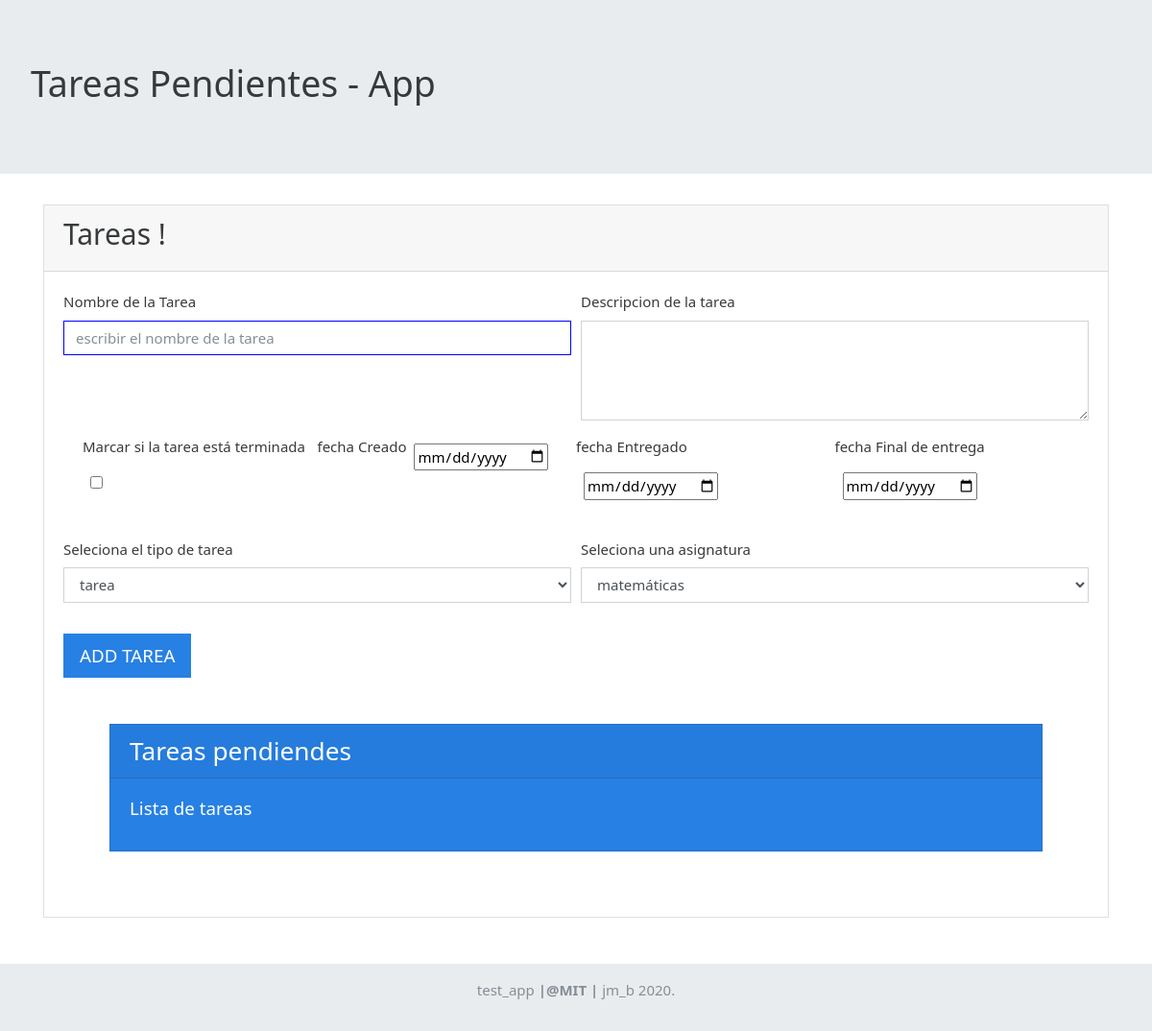
Page /tareas/ on the earlier database version.
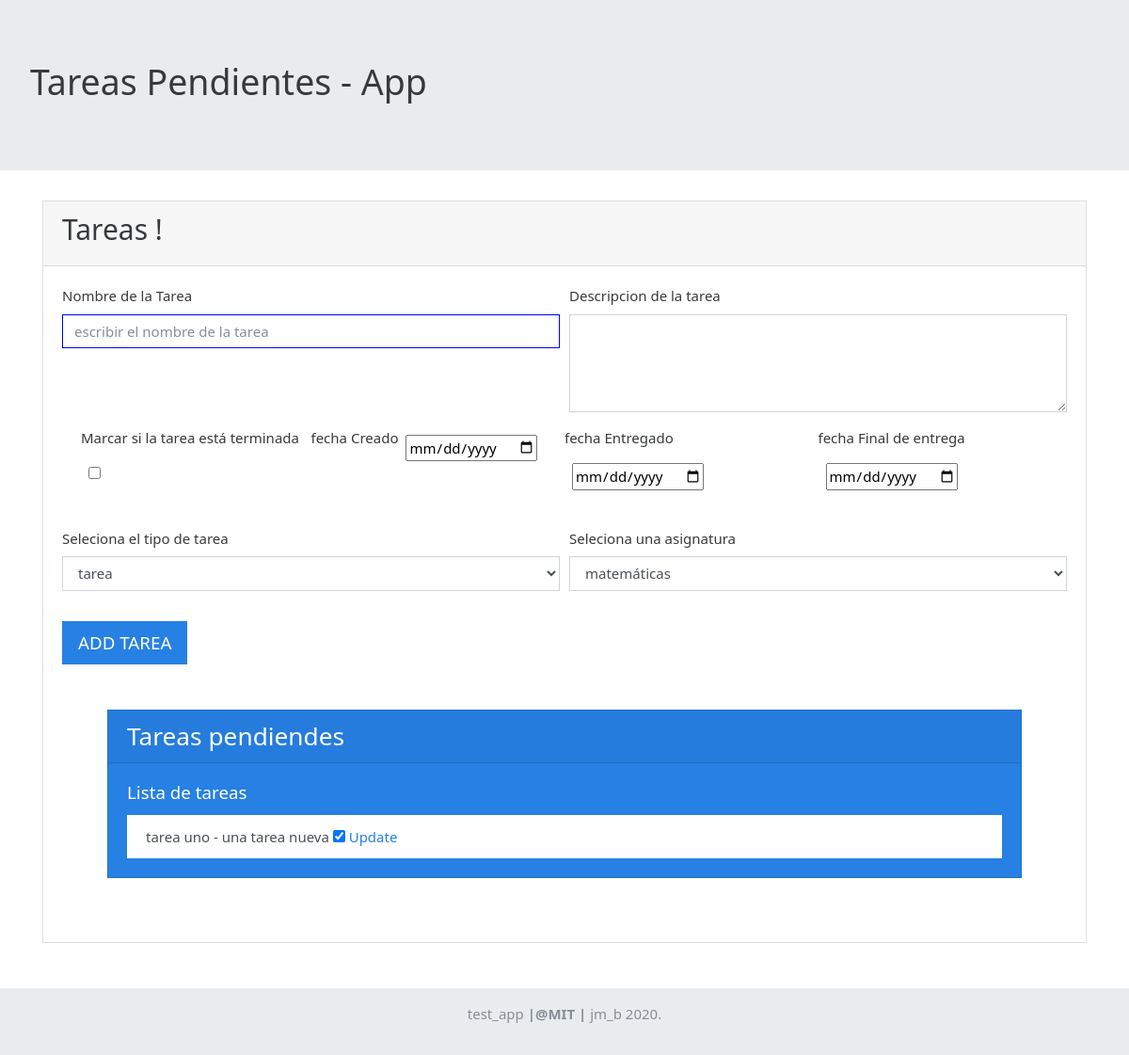
Same page on the later database version.
### tareas/models.py (models this page shows, shortened)
class Tareas(models.Model):
    nombre = models.CharField(max_length=100)
    descripcion = models.TextField(max_length=300)
    terminado = models.BooleanField(default=False)
    f_creado = models.DateField(auto_now_add=False, auto_now=False)
    f_entregado = models.DateField(auto_now_add=False, auto_now=False, blank=True, null=True)
    f_final = models.DateField(auto_now_add=False, auto_now=False, blank=True, null=True)
    tipo_tarea = models.ManyToManyField(TipoTarea, help_text="escoger un tipo de tarea")
    asignatura = models.ManyToManyField(Asignatura, help_text="escoger una asignatura")
    usuario = models.ForeignKey('Usuario', on_delete=models.DO_NOTHING, null=False)
    def __str__(self):
        return f' {self.nombre},{self.descripcion}, {self.terminado},{self.f_creado}, {self.f_entregado}, {self.f_final} '

### tareas/views.py (the view)
# urls.py: path('', views.lista_tareas, name='lista_tareas'),
def lista_tareas(request):
    form = TaskForm()
    if request.method == 'POST':
        form = TaskForm(request.POST)
        if form.is_valid():
            form.save()
            return redirect('lista_tareas')
    _tareas = Tareas.objects.all()
    print(_tareas)
    return render(request, "index.html",   {"task_form": form, "tareas": _tareas})

### tareas/forms.py
class TaskForm(ModelForm):
    class Meta(object):
        model = Tareas
        fields = ['nombre', 'descripcion', 'terminado', 'f_creado', 'f_entregado', 'f_final',
                  'tipo_tarea', 'asignatura', 'usuario']
        widgets = {
            'nombre': forms.TextInput(
                attrs={
                    'class': 'form-control',
                    'style': 'border-color: blue;',
                    'placeholder': 'escribir el nombre de la tarea'
                }
            ),
            'descripcion': forms.Textarea(
                attrs={
                    'class': 'form-control',
                    'cols': "4",
                    'rows': "4"
                }
            ),
            'terminado': forms.CheckboxInput(
                attrs={
                    'class': 'form-control'
                }
            ),
            'f_creado': FechaInput(),
            'f_entregado': FechaInput(),
            'f_final': FechaInput(),
            'tipo_tarea': forms.Select(
                attrs={'class': 'form-control'}
            ),
            'asignatura': forms.Select(
                attrs={'class': 'form-control'}
            ),
        }

### tareas/models.py (called while the page is built)
    def __str__(self):
        return f' {self.nombre}'

    def __str__(self):
        return f' {self.nombre}'

### tareas/templates/index.html (shortened to what this page needs)
{% extends 'base.html' %}
{% block title %}
    <h1>Tareas Pendientes - App</h1>
{% endblock title %}
{% block content %}
<div class="card">
    <div class="card-header">
        <h2>Tareas !</h2>
    </div>
<div class="card-body">
    <form method="post">
    <div class="form-row">
        <div class="col-md-6 mb-3">
          <label for="name">Nombre de la Tarea</label>
          <div class="input-group" id="name">
            {{task_form.nombre}}
          </div>
        </div>
         <div class="col-md-6 mb-3">
          <label>Descripcion de la tarea</label>
            {{task_form.descripcion}}
        </div>
    </div>
    <div class="form-row">
        <div class="col-md-3 mb-3">
             <div class="form-group">
                <div class="form-check">
                  <label class="form-check-label">Marcar si la tarea está terminada</label>
                    <div class="input-group">
                      <span class="m-2">
                          {{task_form.terminado}}
                      </span>
                  </div>
                </div>
            </div>
        </div>
        <div class="col-md-3 mb-3">
            <div class="form-row">
                <label >fecha Creado</label>
                <span class="m-2">
                    {{task_form.f_creado}}
                </span>
            </div>
        </div>
        <div class="col-md-3 mb-3">
            <div class="form-row">
                <label >fecha Entregado</label>
                <span class="m-2">
                    {{task_form.f_entregado}}
                 </span>
            </div>
        </div>
        <div class="col-md-3 mb-3">
            <div class="form-row">
              <label >fecha Final de entrega</label>
                <span class="m-2">
                    {{task_form.f_final}}
                 </span>
            </div>
        </div>
    </div>
   <div class="form-row">
        <div class="col-md-6 mb-3">
              <div class="form-group">
                <label>Seleciona el tipo de tarea</label>
                  {{task_form.tipo_tarea}}
              </div>
        </div>
        <div class="col-md-6 mb-3">
            <div class="form-group">
                <label>Seleciona una asignatura</label>
                {{task_form.asignatura}}
            </div>
        </div>
   </div>
        <button type="submit" class="btn btn-primary btn-lg">ADD TAREA</button>
    </form>
    <div class="card m-5 bg-primary text-white">
      <h3 class="card-header">Tareas pendiendes</h3>
      <div class="card-body">
        <h5 class="card-title">Lista de tareas</h5>
        <ul class="list-group list-group-flush">
          {% for t in tareas %}
          <li class="list-group-item list-group-item-action">
              <span>{{t.nombre}}</span> - <span>{{t.descripcion}}</span>
              <input type="checkbox" value="{{t.terminado}}" checked="{{t.terminado}}">
              <a href="{% url "update_task" t.id %}">Update</a>
          </li>
          {% endfor %}
        </ul>
      </div>
    </div>
  </div>
</div>
{% endblock content %}

### tareas/templates/base.html (shortened to what this page needs)
<!DOCTYPE html>
<html lang="en">
<head>
  {% load static %}
  <link rel="stylesheet" href="{% static 'css/bootstrap.css' %}">
  <link rel="stylesheet" href="{% static 'css/bootstrap.min.css' %}">
  <link rel="stylesheet" href="{% static 'css/style.css' %}">
</head>
<body>
    <div class="jumbotron">
        {% block title %}
        {% endblock title %}
    </div>
     <div class="container">
        {% block content %}
        {% endblock content %}
    </div>
    <footer class="mt-5 py-3 footer text-center text-muted">
            <p>test_app  <strong>|@MIT |</strong> jm_b 2020.</p>
    </footer>
</body>
</html>

### tareas/static/css/style.css (style rules this page uses)
.footer { margin-bottom : 0; background-color: #e9ecef; }

Differences in the rows shown:
added Tareas: nombre "tarea uno", descripcion "una tarea nueva"
